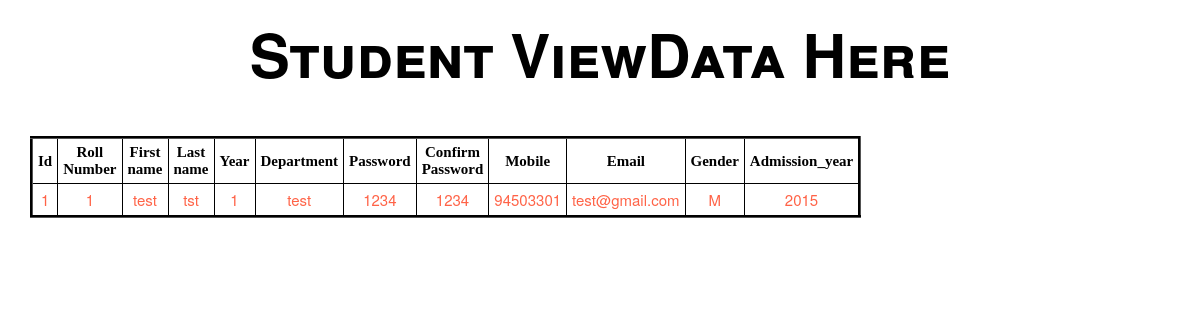
/StudentView/ (signed in), run on an earlier commit of the app's database.
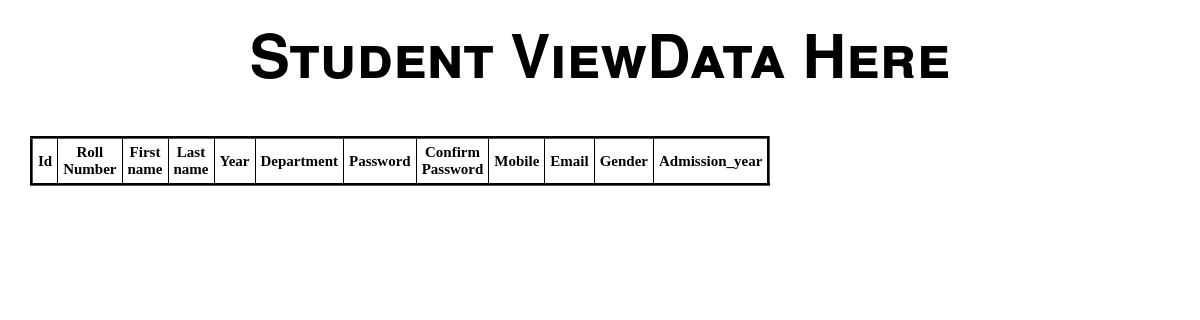
And on a later commit of the database.
### feedbackprojectapp/models.py (models this page shows, shortened)
class StudentRegistration(models.Model):
    rollno = models.IntegerField(null=True)
    firstname = models.CharField(max_length=30)
    lastname = models.CharField( max_length=30)
    YEAR_CHOICES = (
        ('1', 'FIRSTYEAR'),
        ('2', 'SECONDYEAR'),
        ('3', 'THIRDYEAR'),
        ('4', 'FORTHYEAR'),
    )
    year = models.CharField(max_length=1, choices=YEAR_CHOICES, null=True)
    department = models.ForeignKey(DepartmentDatabase, on_delete=models.CASCADE, null=True)
    password = models.CharField(max_length=30, null=True)
    confirmpassword = models.CharField(max_length=30, null=True)
    mobile = models.BigIntegerField(unique=True)
    email = models.EmailField(unique=True)
    GENDER_CHOICES = (
        ('M', 'Male'),
        ('F', 'Female'),
        ('O','Other')
    )
    gender = models.CharField(max_length=1, choices=GENDER_CHOICES, null=True)
    admission_year = models.IntegerField(null=True, blank=True)
    class Meta:
        db_table = 'students'
        ordering =['rollno']

class DepartmentDatabase(models.Model):
    department_name = models.CharField(max_length=30)
    department_head = models.CharField(max_length=30)
    class Meta:
        db_table ='department'
    def __str__(self):
        return self.department_name

### feedbackprojectapp/views.py (the view)
# urls.py: path('StudentView/',StudentView.as_view(),name='StudentView'),
class StudentView(TemplateView):
    template_name = 'studentview.html'
    def get(self, request, *args, **kwargs):
        if not 'login' in self.request.session:
            return HttpResponseRedirect(reverse('StudentLogin'))
        else:
            return self.render_to_response(self.get_context_data(**kwargs))
    def get_context_data(self, **kwargs):
        data = self.request.session['data']
        context = super().get_context_data(**kwargs)
        context["studentviewForm"] = StudentRegistration.objects.filter(pk=data)
        return context

### templates/studentview.html (shortened to what this page needs)
{% load static %}
<html>
    <head>
        <link rel="stylesheet" href="https://maxcdn.bootstrapcdn.com/bootstrap/3.3.7/css/bootstrap.min.css">
        <link rel="stylesheet" href="https://maxcdn.bootstrapcdn.com/bootstrap/3.3.7/css/bootstrap-theme.min.css">
    </head>
<body>
<div class="container-fluid">
  <h1>Student ViewData Here</h1>
</div>
<br><br>
<div class="container">
    <div class="row">
        <div class="col-md-offset col-md-4">
            <form method="POST">
                 <table border="3px solid black">
                     <thead>
                       <tr>
                           <th>Id</th>
                           <th>Roll Number</th>
                           <th >First name</th>
                           <th>Last name</th>
                           <th>Year</th>
                           <th>Department</th>
                           <th>Password</th>
                           <th>Confirm Password</th>
                           <th>Mobile</th>
                           <th>Email</th>
                           <th>Gender</th>
                           <th>Admission_year</th>
                       </tr>
                     </thead>
                     <tbody>
                       {% for i in studentviewForm %}
                           <tr>
                               <td>{{ i.id }}</td>
                               <td>{{i.rollno}}</td>
                               <td>{{ i.firstname }}</td>
                               <td>{{ i.lastname }}</td>
                               <td>{{ i.year }}</td>
                               <td>{{i.department}}</td>
                               <td>{{ i.password }}</td>
                               <td>{{ i.confirmpassword }}</td>
                               <td>{{i.mobile}}</td>
                               <td>{{ i.email }}</td>
                               <td>{{ i.gender }}</td>
                               <td>{{i.admission_year}}</td>
                           </tr>
                       {% endfor %}
                     </tbody>
                 </table>
            <br>
                <br>
            </form>
        </div>
    </div>
</div>
</body>
</html>

What changed in the data, as far as the page shows it:
removed StudentRegistration: id "1", rollno "1", firstname "test", lastname "tst", year "1", department "test", password "1234", confirmpassword "1234", mobile "94503301", email "test@gmail.com", gender "M", admission_year "2015"
